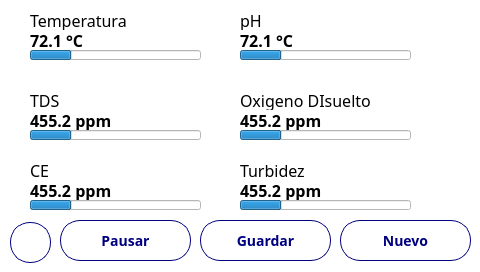
<?xml version="1.0" encoding="UTF-8"?>
<ui version="4.0">
 <class>MainWindow</class>
 <widget class="QMainWindow" name="MainWindow">
  <property name="geometry">
   <rect>
    <x>0</x>
    <y>0</y>
    <width>480</width>
    <height>272</height>
   </rect>
  </property>
  <property name="windowTitle">
   <string>MainWindow</string>
  </property>
  <property name="styleSheet">
   <string notr="true">QLabel {
	font-family: Poppins;
	font-size: 16px;
}

QWidget {
	background-color: white;
}

QPushButton {
	border: 1px solid #00007f;
	background-color: white;
	color: #00007f;
	font-size: 14px;
	font-family: Poppins;
	font-weight: 500;
}

</string>
  </property>
  <widget class="QWidget" name="centralwidget">
   <widget class="QPushButton" name="saveBtn">
    <property name="geometry">
     <rect>
      <x>200</x>
      <y>220</y>
      <width>131</width>
      <height>41</height>
     </rect>
    </property>
    <property name="styleSheet">
     <string notr="true">border-radius: 20px;</string>
    </property>
    <property name="text">
     <string>Guardar</string>
    </property>
   </widget>
   <widget class="QPushButton" name="pauseBtn">
    <property name="geometry">
     <rect>
      <x>60</x>
      <y>220</y>
      <width>131</width>
      <height>41</height>
     </rect>
    </property>
    <property name="styleSheet">
     <string notr="true">border-radius: 20px;</string>
    </property>
    <property name="text">
     <string>Pausar</string>
    </property>
   </widget>
   <widget class="QPushButton" name="backBtn">
    <property name="geometry">
     <rect>
      <x>10</x>
      <y>222</y>
      <width>41</width>
      <height>41</height>
     </rect>
    </property>
    <property name="styleSheet">
     <string notr="true">	height: 40px;
	border-radius: 20px;
	border: 1px solid #00007f;
	background-color: white;
	color: #00007f;
	font-weight: 500;
	font-size: 16px;</string>
    </property>
    <property name="text">
     <string/>
    </property>
   </widget>
   <widget class="QPushButton" name="saveBtn_2">
    <property name="geometry">
     <rect>
      <x>340</x>
      <y>220</y>
      <width>131</width>
      <height>41</height>
     </rect>
    </property>
    <property name="styleSheet">
     <string notr="true">border-radius: 20px;</string>
    </property>
    <property name="text">
     <string>Nuevo</string>
    </property>
   </widget>
   <widget class="QLabel" name="label">
    <property name="geometry">
     <rect>
      <x>30</x>
      <y>10</y>
      <width>151</width>
      <height>21</height>
     </rect>
    </property>
    <property name="text">
     <string>Temperatura</string>
    </property>
   </widget>
   <widget class="QLabel" name="label_2">
    <property name="geometry">
     <rect>
      <x>30</x>
      <y>30</y>
      <width>151</width>
      <height>21</height>
     </rect>
    </property>
    <property name="styleSheet">
     <string notr="true">font-weight: bold;</string>
    </property>
    <property name="text">
     <string>72.1 °C</string>
    </property>
   </widget>
   <widget class="QLabel" name="label_3">
    <property name="geometry">
     <rect>
      <x>30</x>
      <y>90</y>
      <width>191</width>
      <height>21</height>
     </rect>
    </property>
    <property name="text">
     <string>TDS</string>
    </property>
   </widget>
   <widget class="QLabel" name="label_4">
    <property name="geometry">
     <rect>
      <x>30</x>
      <y>110</y>
      <width>151</width>
      <height>21</height>
     </rect>
    </property>
    <property name="styleSheet">
     <string notr="true">font-weight: bold;</string>
    </property>
    <property name="text">
     <string>455.2 ppm</string>
    </property>
   </widget>
   <widget class="QLabel" name="label_5">
    <property name="geometry">
     <rect>
      <x>30</x>
      <y>160</y>
      <width>181</width>
      <height>21</height>
     </rect>
    </property>
    <property name="text">
     <string>CE</string>
    </property>
   </widget>
   <widget class="QLabel" name="label_6">
    <property name="geometry">
     <rect>
      <x>30</x>
      <y>180</y>
      <width>151</width>
      <height>21</height>
     </rect>
    </property>
    <property name="styleSheet">
     <string notr="true">font-weight: bold;</string>
    </property>
    <property name="text">
     <string>455.2 ppm</string>
    </property>
   </widget>
   <widget class="QLabel" name="label_7">
    <property name="geometry">
     <rect>
      <x>240</x>
      <y>10</y>
      <width>151</width>
      <height>21</height>
     </rect>
    </property>
    <property name="text">
     <string>pH</string>
    </property>
   </widget>
   <widget class="QLabel" name="label_8">
    <property name="geometry">
     <rect>
      <x>240</x>
      <y>30</y>
      <width>151</width>
      <height>21</height>
     </rect>
    </property>
    <property name="styleSheet">
     <string notr="true">font-weight: bold;</string>
    </property>
    <property name="text">
     <string>72.1 °C</string>
    </property>
   </widget>
   <widget class="QLabel" name="label_9">
    <property name="geometry">
     <rect>
      <x>240</x>
      <y>90</y>
      <width>181</width>
      <height>21</height>
     </rect>
    </property>
    <property name="text">
     <string>Oxigeno DIsuelto</string>
    </property>
   </widget>
   <widget class="QLabel" name="label_10">
    <property name="geometry">
     <rect>
      <x>240</x>
      <y>180</y>
      <width>151</width>
      <height>21</height>
     </rect>
    </property>
    <property name="styleSheet">
     <string notr="true">font-weight: bold;</string>
    </property>
    <property name="text">
     <string>455.2 ppm</string>
    </property>
   </widget>
   <widget class="QLabel" name="label_11">
    <property name="geometry">
     <rect>
      <x>240</x>
      <y>160</y>
      <width>181</width>
      <height>21</height>
     </rect>
    </property>
    <property name="text">
     <string>Turbidez</string>
    </property>
   </widget>
   <widget class="QLabel" name="label_12">
    <property name="geometry">
     <rect>
      <x>240</x>
      <y>110</y>
      <width>151</width>
      <height>21</height>
     </rect>
    </property>
    <property name="styleSheet">
     <string notr="true">font-weight: bold;</string>
    </property>
    <property name="text">
     <string>455.2 ppm</string>
    </property>
   </widget>
   <widget class="QProgressBar" name="progressBar_2">
    <property name="geometry">
     <rect>
      <x>30</x>
      <y>200</y>
      <width>171</width>
      <height>10</height>
     </rect>
    </property>
    <property name="value">
     <number>24</number>
    </property>
    <property name="textVisible">
     <bool>false</bool>
    </property>
   </widget>
   <widget class="QProgressBar" name="progressBar_3">
    <property name="geometry">
     <rect>
      <x>30</x>
      <y>130</y>
      <width>171</width>
      <height>10</height>
     </rect>
    </property>
    <property name="value">
     <number>24</number>
    </property>
    <property name="textVisible">
     <bool>false</bool>
    </property>
   </widget>
   <widget class="QProgressBar" name="progressBar_4">
    <property name="geometry">
     <rect>
      <x>30</x>
      <y>50</y>
      <width>171</width>
      <height>10</height>
     </rect>
    </property>
    <property name="value">
     <number>24</number>
    </property>
    <property name="textVisible">
     <bool>false</bool>
    </property>
   </widget>
   <widget class="QProgressBar" name="progressBar_5">
    <property name="geometry">
     <rect>
      <x>240</x>
      <y>130</y>
      <width>171</width>
      <height>10</height>
     </rect>
    </property>
    <property name="value">
     <number>24</number>
    </property>
    <property name="textVisible">
     <bool>false</bool>
    </property>
   </widget>
   <widget class="QProgressBar" name="progressBar_6">
    <property name="geometry">
     <rect>
      <x>240</x>
      <y>200</y>
      <width>171</width>
      <height>10</height>
     </rect>
    </property>
    <property name="value">
     <number>24</number>
    </property>
    <property name="textVisible">
     <bool>false</bool>
    </property>
   </widget>
   <widget class="QProgressBar" name="progressBar_7">
    <property name="geometry">
     <rect>
      <x>240</x>
      <y>50</y>
      <width>171</width>
      <height>10</height>
     </rect>
    </property>
    <property name="value">
     <number>24</number>
    </property>
    <property name="textVisible">
     <bool>false</bool>
    </property>
   </widget>
  </widget>
 </widget>
 <resources/>
 <connections/>
</ui>
